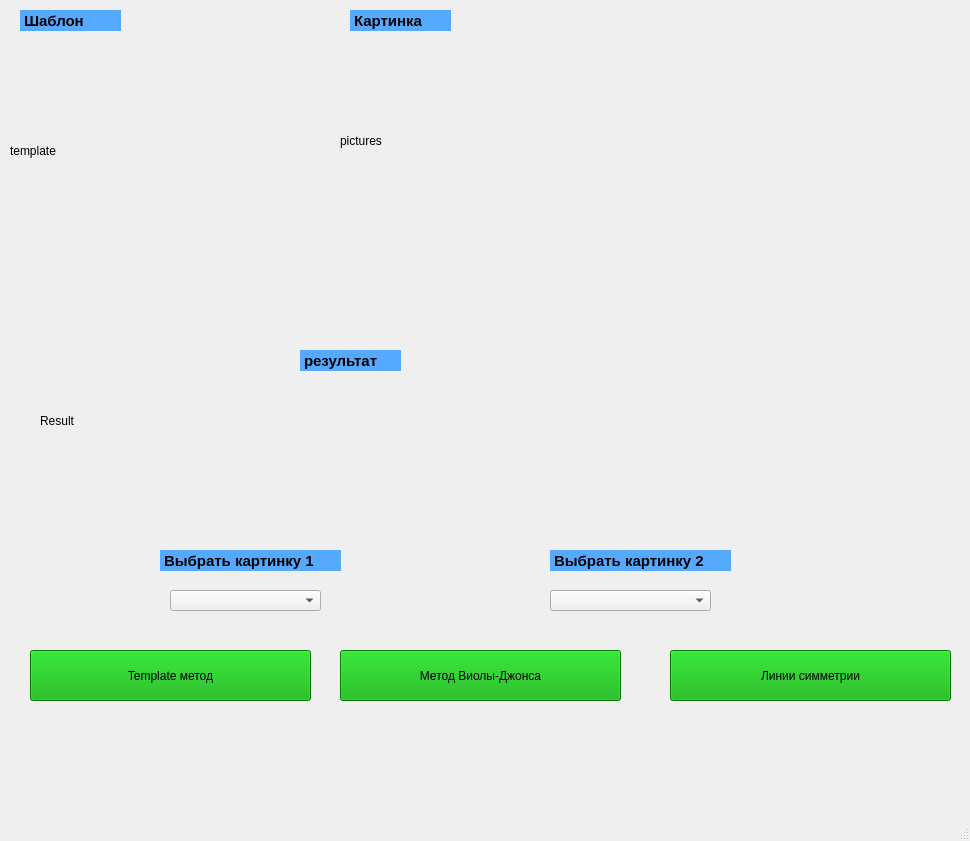
<?xml version="1.0" encoding="UTF-8"?>
<ui version="4.0">
 <class>MainWindow</class>
 <widget class="QMainWindow" name="MainWindow">
  <property name="geometry">
   <rect>
    <x>0</x>
    <y>0</y>
    <width>970</width>
    <height>841</height>
   </rect>
  </property>
  <property name="windowTitle">
   <string>MainWindow</string>
  </property>
  <widget class="QWidget" name="centralwidget">
   <widget class="QComboBox" name="comboBox">
    <property name="geometry">
     <rect>
      <x>170</x>
      <y>590</y>
      <width>151</width>
      <height>21</height>
     </rect>
    </property>
   </widget>
   <widget class="QPushButton" name="Template_but">
    <property name="geometry">
     <rect>
      <x>30</x>
      <y>650</y>
      <width>281</width>
      <height>51</height>
     </rect>
    </property>
    <property name="styleSheet">
     <string notr="true">font: 16pt &quot;Lucida Console&quot;;
background-color: rgb(0, 170, 0);</string>
    </property>
    <property name="text">
     <string>Template метод</string>
    </property>
   </widget>
   <widget class="QComboBox" name="comboBox_2">
    <property name="geometry">
     <rect>
      <x>550</x>
      <y>590</y>
      <width>161</width>
      <height>21</height>
     </rect>
    </property>
   </widget>
   <widget class="QLabel" name="result">
    <property name="geometry">
     <rect>
      <x>40</x>
      <y>280</y>
      <width>741</width>
      <height>281</height>
     </rect>
    </property>
    <property name="text">
     <string>Result</string>
    </property>
   </widget>
   <widget class="QLabel" name="tmplate">
    <property name="geometry">
     <rect>
      <x>10</x>
      <y>40</y>
      <width>241</width>
      <height>221</height>
     </rect>
    </property>
    <property name="text">
     <string>template</string>
    </property>
   </widget>
   <widget class="QLabel" name="pictures">
    <property name="geometry">
     <rect>
      <x>340</x>
      <y>30</y>
      <width>261</width>
      <height>221</height>
     </rect>
    </property>
    <property name="text">
     <string>pictures</string>
    </property>
   </widget>
   <widget class="QLabel" name="label_4">
    <property name="geometry">
     <rect>
      <x>300</x>
      <y>350</y>
      <width>101</width>
      <height>21</height>
     </rect>
    </property>
    <property name="font">
     <font>
      <pointsize>11</pointsize>
      <weight>75</weight>
      <bold>true</bold>
     </font>
    </property>
    <property name="styleSheet">
     <string notr="true">
background-color: rgb(85, 170, 255);</string>
    </property>
    <property name="frameShape">
     <enum>QFrame::Box</enum>
    </property>
    <property name="lineWidth">
     <number>-1</number>
    </property>
    <property name="text">
     <string>результат</string>
    </property>
   </widget>
   <widget class="QLabel" name="label_5">
    <property name="geometry">
     <rect>
      <x>20</x>
      <y>10</y>
      <width>101</width>
      <height>21</height>
     </rect>
    </property>
    <property name="font">
     <font>
      <pointsize>11</pointsize>
      <weight>75</weight>
      <bold>true</bold>
     </font>
    </property>
    <property name="styleSheet">
     <string notr="true">
background-color: rgb(85, 170, 255);</string>
    </property>
    <property name="frameShape">
     <enum>QFrame::Box</enum>
    </property>
    <property name="lineWidth">
     <number>-1</number>
    </property>
    <property name="text">
     <string>Шаблон</string>
    </property>
   </widget>
   <widget class="QLabel" name="label_6">
    <property name="geometry">
     <rect>
      <x>350</x>
      <y>10</y>
      <width>101</width>
      <height>21</height>
     </rect>
    </property>
    <property name="font">
     <font>
      <pointsize>11</pointsize>
      <weight>75</weight>
      <bold>true</bold>
     </font>
    </property>
    <property name="styleSheet">
     <string notr="true">
background-color: rgb(85, 170, 255);</string>
    </property>
    <property name="frameShape">
     <enum>QFrame::Box</enum>
    </property>
    <property name="lineWidth">
     <number>-1</number>
    </property>
    <property name="text">
     <string>Картинка</string>
    </property>
   </widget>
   <widget class="QLabel" name="label_7">
    <property name="geometry">
     <rect>
      <x>160</x>
      <y>550</y>
      <width>181</width>
      <height>21</height>
     </rect>
    </property>
    <property name="font">
     <font>
      <pointsize>11</pointsize>
      <weight>75</weight>
      <bold>true</bold>
     </font>
    </property>
    <property name="styleSheet">
     <string notr="true">
background-color: rgb(85, 170, 255);</string>
    </property>
    <property name="frameShape">
     <enum>QFrame::Box</enum>
    </property>
    <property name="lineWidth">
     <number>-1</number>
    </property>
    <property name="text">
     <string>Выбрать картинку 1</string>
    </property>
   </widget>
   <widget class="QLabel" name="label_8">
    <property name="geometry">
     <rect>
      <x>550</x>
      <y>550</y>
      <width>181</width>
      <height>21</height>
     </rect>
    </property>
    <property name="font">
     <font>
      <pointsize>11</pointsize>
      <weight>75</weight>
      <bold>true</bold>
     </font>
    </property>
    <property name="styleSheet">
     <string notr="true">
background-color: rgb(85, 170, 255);</string>
    </property>
    <property name="frameShape">
     <enum>QFrame::Box</enum>
    </property>
    <property name="lineWidth">
     <number>-1</number>
    </property>
    <property name="text">
     <string>Выбрать картинку 2</string>
    </property>
   </widget>
   <widget class="QPushButton" name="Viola_but">
    <property name="geometry">
     <rect>
      <x>340</x>
      <y>650</y>
      <width>281</width>
      <height>51</height>
     </rect>
    </property>
    <property name="styleSheet">
     <string notr="true">font: 16pt &quot;Lucida Console&quot;;
background-color: rgb(0, 170, 0);</string>
    </property>
    <property name="text">
     <string>Метод Виолы-Джонса</string>
    </property>
   </widget>
   <widget class="QPushButton" name="Sim_but">
    <property name="geometry">
     <rect>
      <x>670</x>
      <y>650</y>
      <width>281</width>
      <height>51</height>
     </rect>
    </property>
    <property name="styleSheet">
     <string notr="true">font: 16pt &quot;Lucida Console&quot;;
background-color: rgb(0, 170, 0);</string>
    </property>
    <property name="text">
     <string>Линии симметрии</string>
    </property>
   </widget>
  </widget>
  <widget class="QMenuBar" name="menubar">
   <property name="geometry">
    <rect>
     <x>0</x>
     <y>0</y>
     <width>970</width>
     <height>21</height>
    </rect>
   </property>
  </widget>
  <widget class="QStatusBar" name="statusbar"/>
 </widget>
 <resources/>
 <connections/>
</ui>
